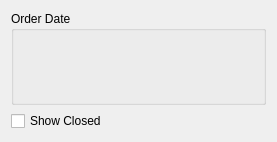
<?xml version="1.0" encoding="UTF-8"?>
<ui version="4.0">
 <comment>This file is part of the xTuple ERP: PostBooks Edition, a free and
open source Enterprise Resource Planning software suite,
Copyright (c) 1999-2018 by OpenMFG LLC, d/b/a xTuple.
It is licensed to you under the Common Public Attribution License
version 1.0, the full text of which (including xTuple-specific Exhibits)
is available at www.xtuple.com/CPAL.  By using this software, you agree
to be bound by its terms.</comment>
 <class>openSalesOrders</class>
 <widget class="QWidget" name="openSalesOrders">
  <property name="geometry">
   <rect>
    <x>0</x>
    <y>0</y>
    <width>277</width>
    <height>142</height>
   </rect>
  </property>
  <property name="windowTitle">
   <string>List Open Sales Orders</string>
  </property>
  <layout class="QVBoxLayout" name="verticalLayout">
   <item>
    <widget class="QGroupBox" name="_orderDateGroup">
     <property name="title">
      <string>Order Date</string>
     </property>
     <layout class="QVBoxLayout" name="verticalLayout_2">
      <item>
       <widget class="DateCluster" name="_dates"/>
      </item>
     </layout>
    </widget>
   </item>
   <item>
    <widget class="XCheckBox" name="_showClosed">
     <property name="text">
      <string>Show Closed</string>
     </property>
     <property name="forgetful">
      <bool>true</bool>
     </property>
    </widget>
   </item>
  </layout>
 </widget>
 <layoutdefault spacing="6" margin="11"/>
 <customwidgets>
  <customwidget>
   <class>DateCluster</class>
   <extends>QWidget</extends>
   <header>datecluster.h</header>
   <container>1</container>
  </customwidget>
  <customwidget>
   <class>XCheckBox</class>
   <extends>QCheckBox</extends>
   <header>xcheckbox.h</header>
  </customwidget>
 </customwidgets>
 <resources/>
 <connections/>
</ui>
